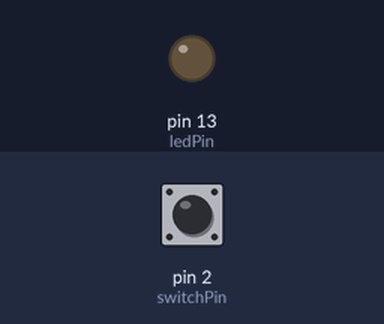
Bench run of a sketch on a simulated Arduino Uno, built with avr-gcc and run on an emulated ATmega328P. Shown: output pins drawn as LEDs (lit = HIGH). The inputs (shaded band) are chosen by the test bench; at power-on: pin 2 (switchPin) HIGH.

Above: at 1.2 s.
1.3 s: pin 2 (switchPin) pulled LOW for 0.15 s
At 1.37 s:
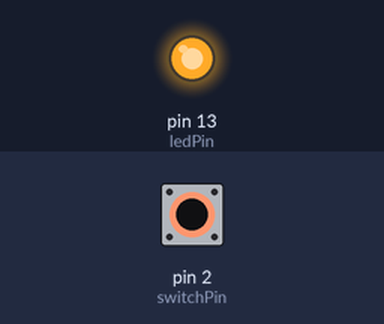
2.9 s: pin 2 (switchPin) pulled LOW for 3.2 s
At 6.7 s:
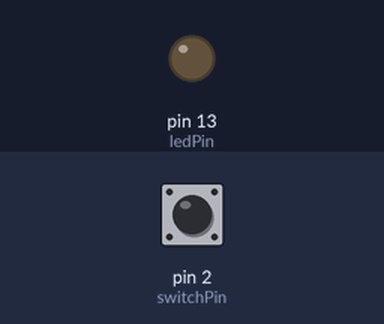
Timing chart, 0 to 8.2 s (numbered marks = the images above; inputs shaded):
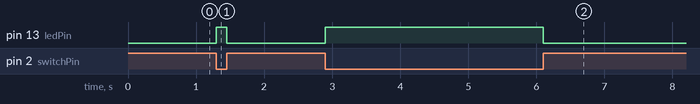

The sketch:

ball_switch.ino
```cpp
// Ball Switch

// Variable Definitions
const int ledPin = 13; //
const int switchPin = 2; //

void setup()
{
  pinMode(ledPin, OUTPUT); // Set ledPin to OUTPUT
  pinMode(switchPin,INPUT); // Set switchPin to INPUT
  digitalWrite(switchPin, HIGH); // Set switchPin to HIGH
}

void loop()
{
  int digitalVal = digitalRead(switchPin); // Read the current state of the switchPin

  if(HIGH == digitalVal) {
    digitalWrite(ledPin, LOW); // Turn the led OFF
  } else {
    digitalWrite(ledPin, HIGH); // Turn the led ON
  }
}
```

Measured:
- after the input at 1.3 s, pin 13 (ledPin): LOW → HIGH at once, → LOW 0.15 s later
- after the input at 2.9 s, pin 13 (ledPin): LOW → HIGH at once, → LOW 3.2 s later
